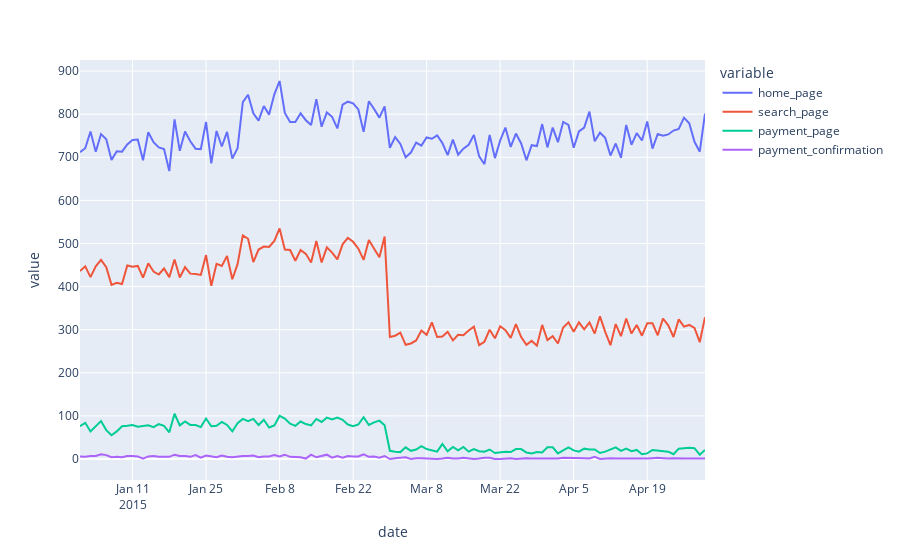

Notebook code cell kept with this figure:
### Code cell
fig = px.line((df
               .groupby("date", as_index=False)
               .agg({"home_page": "sum",
                     "search_page": "sum",
                     "payment_page": "sum",
                     "payment_confirmation": "sum"})
               .melt(id_vars="date", value_vars=pages)),
              x="date",
              y="value",
              color="variable")

fig.show()
